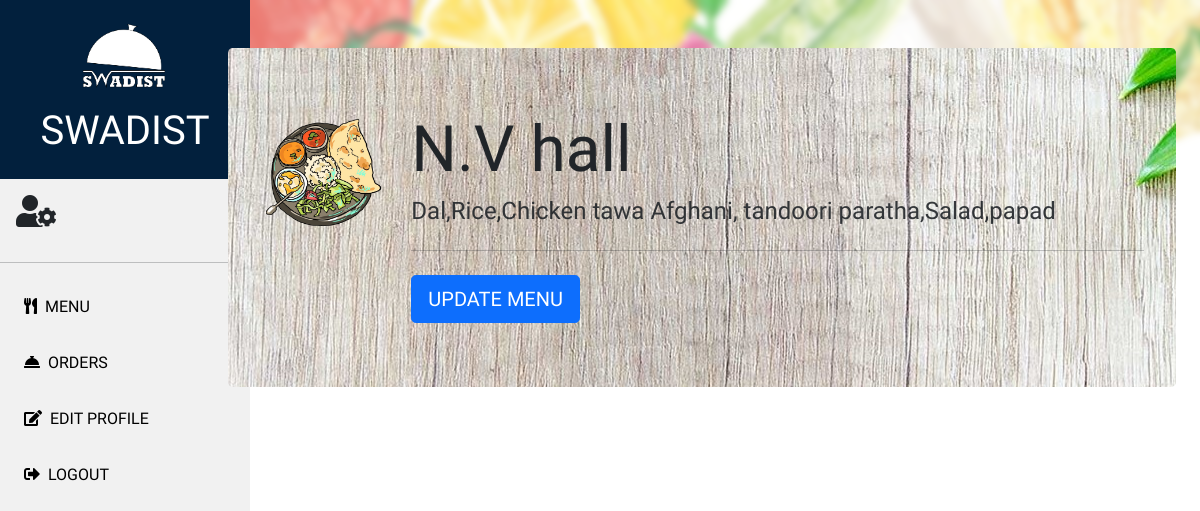
/admin/admin.php (signed in), run on the app's committed database.
### tables this page shows
CREATE TABLE `mess_list` (
  `mess_id` int(50) NOT NULL,
  `mess_name` varchar(255) NOT NULL,
  `mess_menu` text NOT NULL,
  `mess_image` varchar(255) NOT NULL,
  `date` datetime NOT NULL DEFAULT current_timestamp()
);

### admin/admin.php (the view, shortened to what this page needs)
<?php
include '../admin/parts/db_connect.php';
?>
<!doctype html>
<html lang="en">
<head>
  <link rel="stylesheet" href="https://cdn.jsdelivr.net/npm/bootstrap@4.5.3/dist/css/bootstrap.min.css">
  <link rel="stylesheet" href="https://stackpath.bootstrapcdn.com/font-awesome/4.7.0/css/font-awesome.min.css">
</head>
<body style="background-image: url(../image/form2.png);">
<div class="row">
  <div class="col-md-2">
  <?php include '../admin/parts/admin_nav.php'; ?>
  </div>
<div class="col">
  <div class="container">
    <div class="jumbotron my-5 ab" style="background-image:url(../image/jum.jpg);">
<div class="row">
<div class="col-md-2">
<img src="/Mini_Project/image/foodart.png" style="width:30%px" class="img-fluid" alt="Responsive image">
</div>
<div class="col">
    <?php
     $session_id=$_SESSION['user_id'];
    $qu="SELECT * FROM admin WHERE ID=$session_id";
    $res=mysqli_query($conn,$qu);
    $row2=mysqli_fetch_assoc($res);
    $mess=$row2['mess_name'];
    ?>
<?php
$qu2="SELECT * FROM mess_list WHERE mess_id = $mess";
$res2=mysqli_query($conn,$qu2);
$row3=mysqli_fetch_assoc($res2);
?>
       <h1 class="display-3"> <?php echo $row3 ['mess_name'] ?> </h1>
      <h4  name="Menu" style="opacity:0.9"><?php echo $row3 ['mess_menu']; ?> </h4>
      <hr class="my-4">
      <a class="btn btn-primary btn-lg" href="../admin/parts/menu_update.php?id=<?php echo $row3['mess_id']; ?>" role="button">UPDATE MENU</a>
    </div>
    </div>
  </div>
  </div>
</div>
</div>
</body>
</html>

### admin/parts/admin_nav.php (style rules this page uses)
body { margin: 0; font-family: 'Muli', sans-serif; }

### data on the page
mess_list: mess_name "N.V hall", mess_menu "Dal,Rice,Chicken tawa Afghani, tandoori paratha,Salad,papad"
